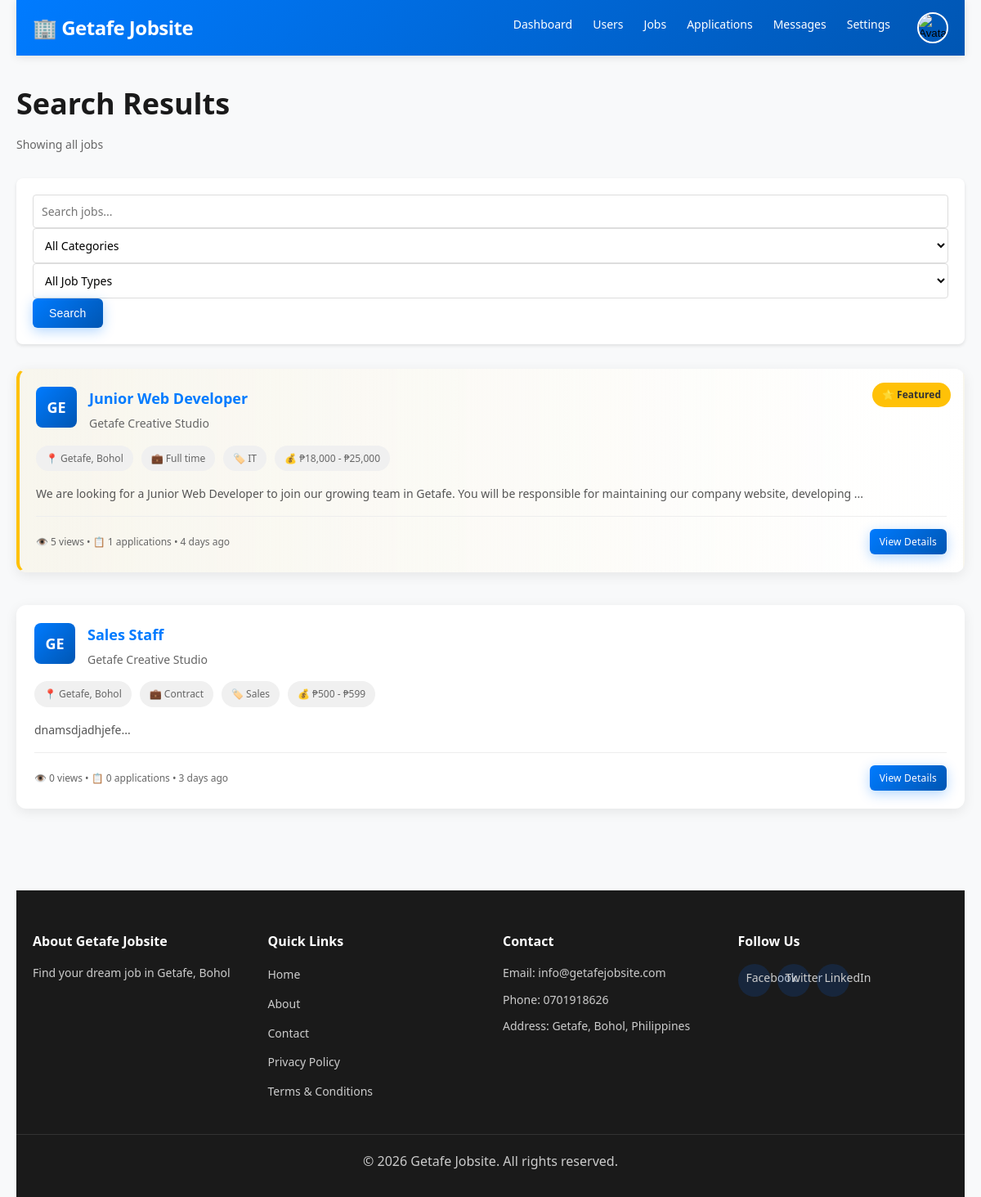
The app's page /public/search.php (signed in), older data.
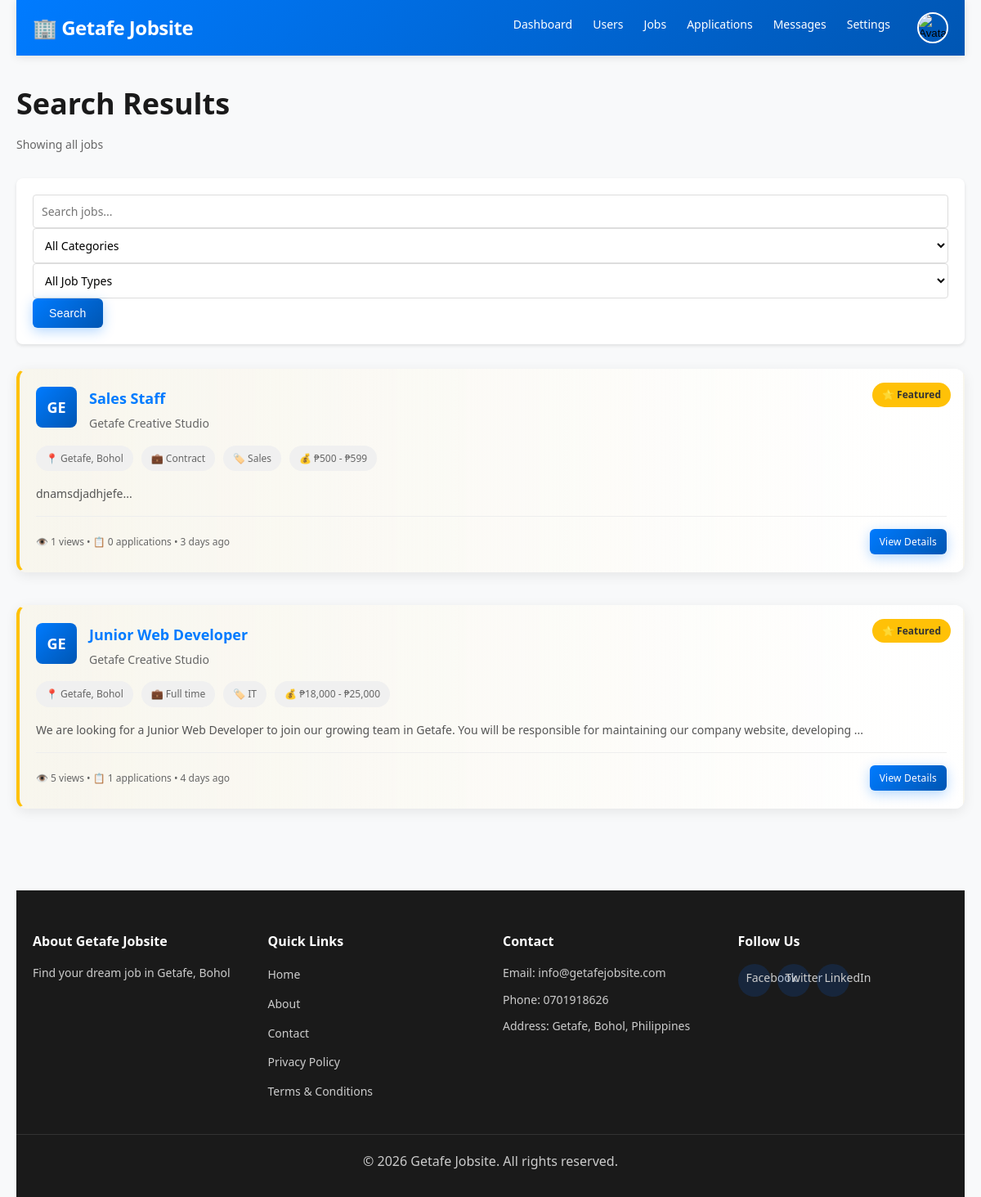
The same page, newer data.
### tables this page shows
CREATE TABLE `jobs` (
  `id` int(11) NOT NULL AUTO_INCREMENT,
  `title` varchar(255) NOT NULL,
  `description` longtext NOT NULL,
  `category` varchar(100) NOT NULL,
  `company` varchar(255) NOT NULL,
  `location` varchar(255) DEFAULT 'Getafe, Bohol',
  `salary_min` int(11) DEFAULT NULL,
  `salary_max` int(11) DEFAULT NULL,
  `job_type` enum('full-time','part-time','contract','temporary','internship') NOT NULL,
  `experience_level` enum('entry','mid','senior','executive') DEFAULT 'mid',
  `requirements` longtext DEFAULT NULL,
  `benefits` longtext DEFAULT NULL,
  `posted_by` int(11) NOT NULL,
  `applications_count` int(11) DEFAULT 0,
  `views_count` int(11) DEFAULT 0,
  `is_active` tinyint(1) DEFAULT 1,
  `is_featured` tinyint(1) DEFAULT 0,
  `featured_until` datetime DEFAULT NULL,
  `created_at` timestamp NOT NULL DEFAULT current_timestamp(),
  `updated_at` timestamp NOT NULL DEFAULT current_timestamp() ON UPDATE current_timestamp(),
  `featured_paid` tinyint(1) DEFAULT 0,
  PRIMARY KEY (`id`),
  KEY `idx_category` (`category`),
  KEY `idx_job_type` (`job_type`),
  KEY `idx_is_active` (`is_active`),
  KEY `idx_created_at` (`created_at`),
  KEY `jobs_ibfk_1` (`posted_by`),
  KEY `idx_job_featured` (`is_featured`,`featured_until`),
  CONSTRAINT `jobs_ibfk_1` FOREIGN KEY (`posted_by`) REFERENCES `users` (`id`) ON DELETE CASCADE
);

CREATE TABLE `users` (
  `id` int(11) NOT NULL AUTO_INCREMENT,
  `first_name` varchar(100) NOT NULL,
  `last_name` varchar(100) NOT NULL,
  `email` varchar(100) NOT NULL,
  `password` varchar(255) NOT NULL,
  `user_type` enum('jobseeker','employer','admin') NOT NULL DEFAULT 'jobseeker',
  `phone` varchar(20) DEFAULT NULL,
  `location` varchar(255) DEFAULT 'Getafe, Bohol',
  `avatar` varchar(255) DEFAULT NULL,
  `bio` text DEFAULT NULL,
  `skills` varchar(500) DEFAULT NULL,
  `company` varchar(255) DEFAULT NULL,
  `company_info` text DEFAULT NULL,
  `company_website` varchar(255) DEFAULT NULL,
  `company_logo` varchar(255) DEFAULT NULL,
  `verified` tinyint(1) DEFAULT 0,
  `status` enum('active','inactive','banned') DEFAULT 'active',
  `created_at` timestamp NOT NULL DEFAULT current_timestamp(),
  `updated_at` timestamp NOT NULL DEFAULT current_timestamp() ON UPDATE current_timestamp(),
  PRIMARY KEY (`id`),
  UNIQUE KEY `email` (`email`),
  KEY `idx_email` (`email`),
  KEY `idx_user_type` (`user_type`)
);

### config/config.php (called while the page is built, shortened)
<?php
function timeAgo($datetime) {
    $now = new DateTime();
    $ago = new DateTime($datetime);
    $diff = $now->diff($ago);
    if ($diff->d > 30) {
        return $ago->format('M d, Y');
    } else if ($diff->d > 0) {
        return $diff->d . ' day' . ($diff->d > 1 ? 's' : '') . ' ago';
    } else if ($diff->h > 0) {
        return $diff->h . ' hour' . ($diff->h > 1 ? 's' : '') . ' ago';
    } else if ($diff->i > 0) {
        return $diff->i . ' minute' . ($diff->i > 1 ? 's' : '') . ' ago';
    } else {
        return 'Just now';
    }
}
function formatSalary($min, $max) {
    if ($min && $max) {
        return '₱' . number_format($min) . ' - ₱' . number_format($max);
    }
    return 'Not specified';
}
?>

### public/search.php (the view, shortened to what the changed rows need)
<?php
require_once '../config/config.php';
$page = (int)($_GET['page'] ?? 1);
$limit = 10;
$offset = ($page - 1) * $limit;
$sql = "SELECT j.*, u.first_name, u.last_name, u.company, u.company_logo
        FROM jobs j
        JOIN users u ON j.posted_by = u.id
        WHERE j.is_active = 1 AND u.status = 'active'";
$count_sql = str_replace('j.*, u.first_name, u.last_name, u.company, u.company_logo', 'COUNT(*) as total', $sql);
$count_result = $conn->query($count_sql);
$count_row = $count_result->fetch_assoc();
$total_jobs = $count_row['total'];
$sql .= " ORDER BY j.is_featured DESC, j.created_at DESC LIMIT $limit OFFSET $offset";
$jobs = $conn->query($sql);
require_once '../includes/header.php';
?>
<div class="container">
    <div class="search-results-page">
        <div class="search-header">
            <h1>Search Results</h1>
        </div>
        <?php if ($total_jobs === 0): ?>
            <div class="no-results">
                <p>No jobs found matching your search criteria.</p>
                <a href="home.php" class="btn btn-primary">Browse All Jobs</a>
            </div>
        <?php else: ?>
            <div class="search-results">
                <?php while ($job = $jobs->fetch_assoc()): ?>
                    <div class="job-card <?php echo $job['is_featured'] ? 'featured' : ''; ?>">
                        <?php if ($job['is_featured']): ?>
                            <span class="featured-badge">⭐ Featured</span>
                        <?php endif; ?>
                        <div class="job-header">
                            <?php if ($job['company_logo']): ?>
                                <img src="<?php echo BASE_URL . $job['company_logo']; ?>"
                                     alt="<?php echo $job['company']; ?>" class="company-logo">
                            <?php else: ?>
                                <div class="company-logo-placeholder">
                                    <?php echo strtoupper(substr($job['company'], 0, 2)); ?>
                                </div>
                            <?php endif; ?>
                            <div class="job-header-content">
                                <h3><a href="job-detail.php?id=<?php echo $job['id']; ?>"><?php echo $job['title']; ?></a></h3>
                                <p class="company"><?php echo $job['company']; ?></p>
                            </div>
                        </div>
                        <div class="job-tags">
                            <span class="tag">📍 <?php echo $job['location']; ?></span>
                            <span class="tag">💼 <?php echo ucfirst(str_replace('-', ' ', $job['job_type'])); ?></span>
                            <span class="tag">🏷️ <?php echo $job['category']; ?></span>
                            <?php if ($job['salary_min'] && $job['salary_max']): ?>
                                <span class="tag">💰 <?php echo formatSalary($job['salary_min'], $job['salary_max']); ?></span>
                            <?php endif; ?>
                        </div>
                        <p class="job-description"><?php echo substr(strip_tags($job['description']), 0, 150) . '...'; ?></p>
                        <div class="job-footer">
                            <small>👁️ <?php echo $job['views_count']; ?> views • 📋 <?php echo $job['applications_count']; ?> applications • <?php echo timeAgo($job['created_at']); ?></small>
                            <a href="job-detail.php?id=<?php echo $job['id']; ?>" class="btn btn-sm btn-primary">View Details</a>
                        </div>
                    </div>
                <?php endwhile; ?>
            </div>
        <?php endif; ?>
    </div>
</div>
</body>
</html>

Row changes from the older to the newer data that the page shows:
changed jobs "Sales Staff": views_count "0" → "1"; now shows "⭐ Featured"; moves up the list
